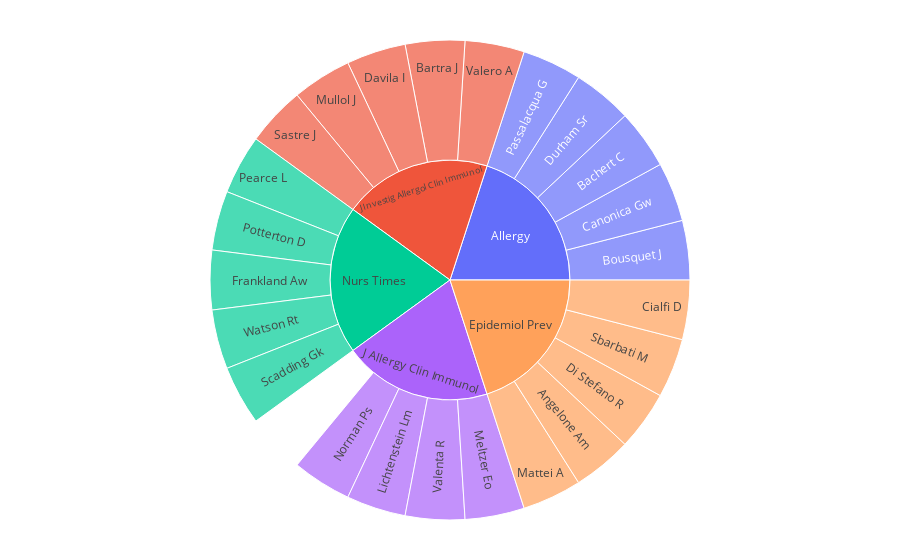

Source (notebook cell):
### Code cell
data = dict(
    character=[one[0], two[0], three[0], four[0], five[0]] + one[1] + two[1] + three[1] + four[1] + five[1],
    parent=['', '', '', '', ''] + ([one[0]] * 5) + ([two[0]] * 5) + ([three[0]] * 5) + ([four[0]] * 5) + ([five[0]] * 5))

fig =px.sunburst(
    data,
    names='character',
    parents='parent',
)
fig.update_layout(
    margin = dict(t=40, l=40, r=40, b=40)
)
fig.show()

### Figure 1 — Plotly figure (JSON) as saved in the notebook; plotly's stock layout.template omitted (floating-point values rounded to 4 significant figures)
{"data": [{"domain": {"x": [0, 1], "y": [0, 1]}, "hovertemplate": "character=%{label}<br>parent=%{parent}<extra></extra>", "labels": ["Allergy", "J Investig Allergol Clin Immunol", "Nurs Times", "J Allergy Clin Immunol", "Epidemiol Prev", "Bousquet J", "Canonica Gw", "Bachert C", "Durham Sr", "Passalacqua G", "Valero A", "Bartra J", "Davila I", "Mullol J", "Sastre J", "Pearce L", "Potterton D", "Frankland Aw", "Watson Rt", "Scadding Gk", "Durham Sr", "Norman Ps", "Lichtenstein Lm", "Valenta R", "Meltzer Eo", "Mattei A", "Angelone Am", "Di Stefano R", "Sbarbati M", "Cialfi D"], "name": "", "parents": ["", "", "", "", "", "Allergy", "Allergy", "Allergy", "Allergy", "Allergy", "J Investig Allergol Clin Immunol", "J Investig Allergol Clin Immunol", "J Investig Allergol Clin Immunol", "J Investig Allergol Clin Immunol", "J Investig Allergol Clin Immunol", "Nurs Times", "Nurs Times", "Nurs Times", "Nurs Times", "Nurs Times", "J Allergy Clin Immunol", "J Allergy Clin Immunol", "J Allergy Clin Immunol", "J Allergy Clin Immunol", "J Allergy Clin Immunol", "Epidemiol Prev", "Epidemiol Prev", "Epidemiol Prev", "Epidemiol Prev", "Epidemiol Prev"], "type": "sunburst"}], "layout": {"legend": {"tracegroupgap": 0}, "margin": {"b": 40, "l": 40, "r": 40, "t": 40}}}
